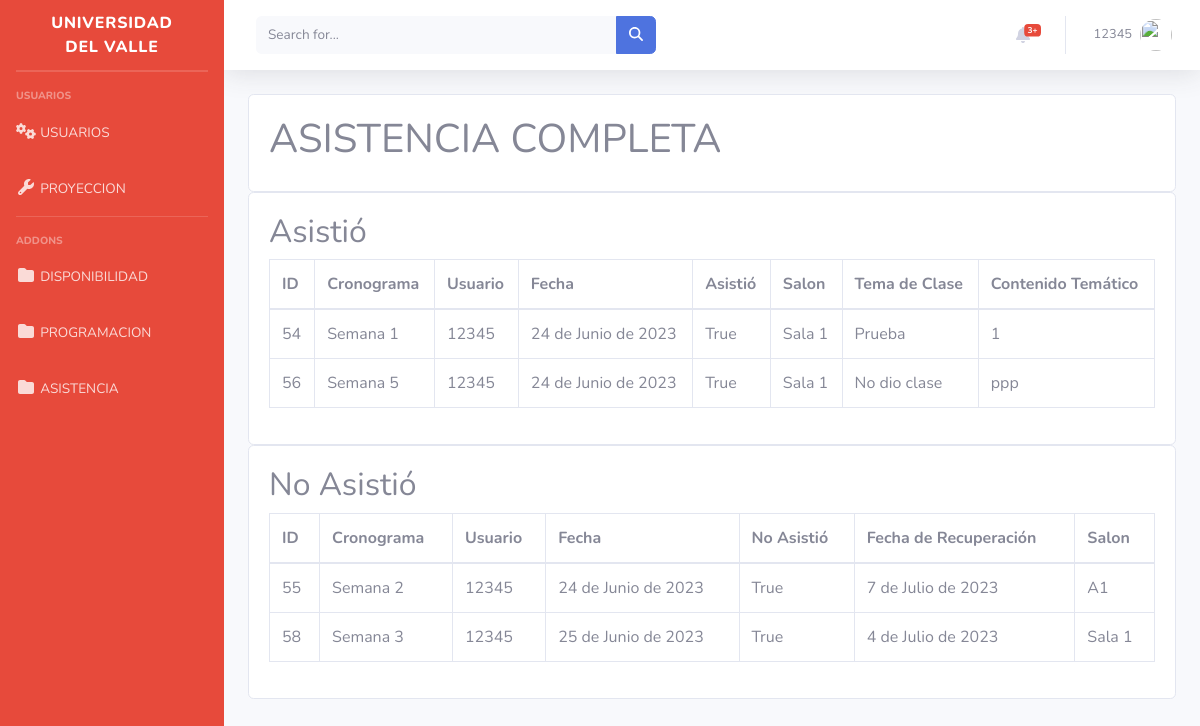
Page /inicio/tabla-asistencias-profesor (signed in) on the committed database.
### inicio/models.py (models this page shows, shortened)
class Asistencia(models.Model):
    id = models.AutoField(primary_key=True)
    cronograma = models.ForeignKey(Cronograma, on_delete=models.CASCADE)
    usuario = models.ForeignKey(User, on_delete=models.CASCADE)
    fecha = models.DateField(auto_now_add=True)
    asistio = models.BooleanField(default=False)
    noAsistio= models.BooleanField(default=False)
    fecha_recuperacion = models.DateField(blank=True, null=True)
    tema_clase = models.CharField(max_length=100, blank=True, null=True)
    salon = models.ForeignKey(Salones, on_delete=models.SET_NULL, blank=True, null=True)

class Cronograma(models.Model):
    id = models.AutoField(primary_key=True)  # Campo de ID autoincremental
    id_usuarios = models.ForeignKey(User, on_delete=models.CASCADE)
    semana = models.IntegerField()
    fecha = models.DateField()
    contenido_tematico = models.TextField()
    material_apoyo = models.TextField()
    observaciones = models.TextField()
    chequeo = models.BooleanField(default=False)
    mostrar_en_tabla = models.BooleanField(default=True)
    def __str__(self):
        return f"Semana {self.semana}"

class Salones(models.Model):
    id = models.AutoField(primary_key=True)
    nombre = models.CharField(max_length=300)
    tipo = models.CharField(max_length=300)
    capacidad = models.PositiveIntegerField(default=0)

### inicio/views.py (the view)
# urls.py: path('tabla-asistencias-profesor', views.mostrar_tabla_asistencias_profesor, name='mostrarAsistenciaProfesor'),
def mostrar_tabla_asistencias_profesor(request):
    usuario = request.user  # Obtener el usuario que inició sesión
    asistencias = Asistencia.objects.filter(usuario=usuario)
    usuario_seleccionado = request.POST.get('usuario')
    if usuario_seleccionado:
        asistencias = asistencias.filter(usuario__username=usuario_seleccionado)
    context = {'asistencias': asistencias}
    return render(request, 'mostrarAsistenciaProfesor.html', context)

### inicio/templates/mostrarAsistenciaProfesor.html
{% extends 'base.html' %}
{% block content %}
<div class="card">
  <div class="card-body">
    <h1>ASISTENCIA COMPLETA</h1>
  </div>
</div>
<div class="card">
  <div class="card-body">
    <h2>Asistió</h2>
    <div class="table-responsive">
      <table class="table table-bordered" id="dataTableAsistencias" width="100%" cellspacing="0">
        <thead>
          <tr>
            <th>ID</th>
            <th>Cronograma</th>
            <th>Usuario</th>
            <th>Fecha</th>
            <th>Asistió</th>
            <th>Salon</th>
            <th>Tema de Clase</th>
            <th>Contenido Temático</th>
          </tr>
        </thead>
        <tbody>
          {% for asistencia in asistencias %}
          {% if asistencia.asistio %}
          <tr>
            <td>{{ asistencia.id }}</td>
            <td>{{ asistencia.cronograma }}</td>
            <td>{{ asistencia.usuario }}</td>
            <td>{{ asistencia.fecha }}</td>
            <td>{{ asistencia.asistio }}</td>
            <td>{{ asistencia.salon.nombre }}</td>
            <td>{{ asistencia.tema_clase }}</td>
            <td>{{ asistencia.cronograma.contenido_tematico }}</td>
          </tr>
          {% endif %}
          {% endfor %}
        </tbody>
      </table>
    </div>
  </div>
</div>
<div class="card">
  <div class="card-body">
    <h2>No Asistió</h2>
    <div class="table-responsive">
      <table class="table table-bordered" id="dataTableNoAsistencias" width="100%" cellspacing="0">
        <thead>
          <tr>
            <th>ID</th>
            <th>Cronograma</th>
            <th>Usuario</th>
            <th>Fecha</th>
            <th>No Asistió</th>
            <th>Fecha de Recuperación</th>
            <th>Salon</th>
          </tr>
        </thead>
        <tbody>
          {% for asistencia in asistencias %}
          {% if asistencia.noAsistio %}
          <tr>
            <td>{{ asistencia.id }}</td>
            <td>{{ asistencia.cronograma }}</td>
            <td>{{ asistencia.usuario }}</td>
            <td>{{ asistencia.fecha }}</td>
            <td>{{ asistencia.noAsistio }}</td>
            <td>{{ asistencia.fecha_recuperacion }}</td>
            <td>{{ asistencia.salon.nombre }}</td>
          </tr>
          {% endif %}
          {% endfor %}
        </tbody>
      </table>
    </div>
  </div>
</div>
{% endblock %}

### inicio/templates/base.html (shortened to what this page needs)
{% load static %}
<!DOCTYPE html>
<html lang="en">
<head>
    <link rel="stylesheet" href="{% static 'css/sb-admin-2.css' %}">
    <link rel="stylesheet" href="{% static 'css/sb-admin-2.min.css' %}">
<link href="{% static 'css/all.min.css' %}" rel="stylesheet">
 <link href="{% static 'vendor/fontawesome-free/css/all.min.css' %}" rel="stylesheet" type="text/css">
 <link href="css/sb-admin-2.min.css" rel="stylesheet">
</head>
<body id="page-top">
    <div id="wrapper">
        <ul class="navbar-nav bg-danger sidebar sidebar-dark accordion" id="accordionSidebar">
            <a class="sidebar-brand d-flex align-items-center justify-content-center" href="{%url 'Inicio'%}">
                <div class="sidebar-brand-text mx-3">UNIVERSIDAD DEL VALLE</div>
            </a>
            <hr class="sidebar-divider my-0">
            <hr class="sidebar-divider">
            <div class="sidebar-heading">
             USUARIOS
            </div>
            <li class="nav-item">
                <a class="nav-link collapsed" href="#" data-toggle="collapse" data-target="#collapseTwo"
                    aria-expanded="true" aria-controls="collapseTwo">
                    <i class="fas fa-fw fa-cogs"></i>
                    <span>USUARIOS</span>
                </a>
            </li>
            <li class="nav-item">
                <a class="nav-link collapsed" href="#" data-toggle="collapse" data-target="#collapseUtilities"
                    aria-expanded="true" aria-controls="collapseUtilities">
                    <i class="fas fa-fw fa-wrench"></i>
                    <span>PROYECCION</span>
                </a>
            </li>
            <hr class="sidebar-divider">
            <div class="sidebar-heading">
                Addons
            </div>
            <li class="nav-item">
                <a class="nav-link collapsed" href="#" data-toggle="collapse" data-target="#collapsePages"
                    aria-expanded="true" aria-controls="collapsePages">
                    <i class="fas fa-fw fa-folder"></i>
                    <span>DISPONIBILIDAD</span>
                </a>
            </li>
            <li class="nav-item">
                <a class="nav-link collapsed" href="#" data-toggle="collapse" data-target="#collapsePages2"
                    aria-expanded="true" aria-controls="collapsePages2">
                    <i class="fas fa-fw fa-folder"></i>
                    <span>PROGRAMACION</span>
                </a>
            </li>
            <li class="nav-item">
                <a class="nav-link collapsed" href="#" data-toggle="collapse" data-target="#collapsePages3"
                    aria-expanded="true" aria-controls="collapsePages3">
                    <i class="fas fa-fw fa-folder"></i>
                    <span>ASISTENCIA</span>
                </a>
            </li>
        </ul>
        <div id="content-wrapper" class="d-flex flex-column">
            <div id="content">
                <nav class="navbar navbar-expand navbar-light bg-white topbar mb-4 static-top shadow">
                    <form
                        class="d-none d-sm-inline-block form-inline mr-auto ml-md-3 my-2 my-md-0 mw-100 navbar-search">
                        <div class="input-group">
                            <input type="text" class="form-control bg-light border-0 small" placeholder="Search for..."
                                aria-label="Search" aria-describedby="basic-addon2">
                            <div class="input-group-append">
                                <button class="btn btn-primary" type="button">
                                    <i class="fas fa-search fa-sm"></i>
                                </button>
                            </div>
                        </div>
                    </form>
                    <ul class="navbar-nav ml-auto">
                        <li class="nav-item dropdown no-arrow mx-1">
                            <a class="nav-link dropdown-toggle" href="#" id="alertsDropdown" role="button"
                                data-toggle="dropdown" aria-haspopup="true" aria-expanded="false">
                                <i class="fas fa-bell fa-fw"></i>
                                <span class="badge badge-danger badge-counter">3+</span>
                            </a>
                        </li>
                        <li class="nav-item dropdown no-arrow">
                            <a class="nav-link dropdown-toggle" href="#" id="userDropdown" role="button"
                                data-toggle="dropdown" aria-haspopup="true" aria-expanded="false">
                                <span class="mr-2 d-none d-lg-inline text-gray-600 small">{{ user.username }}</span>
                                <img class="img-profile rounded-circle"
                                    src="{% static 'img/undraw_profile.svg'%}">
                            </a>
                        </li>
                    </ul>
                </nav>
                <div class="content-wrapper">
                    <section class="content">
                        <div class="container-fluid">
                            {% block content %}
                            {% endblock %}
                        </div>
                    </section>
                </div>
</body>
</html>

### rows in the picture
Asistencia: id "54", cronograma "Semana 1", usuario "12345", fecha "24 de Junio de 2023", asistio "True", salon.nombre "Sala 1", tema_clase "Prueba", cronograma.contenido_tematico "1"
Asistencia: id "56", cronograma "Semana 5", usuario "12345", fecha "24 de Junio de 2023", asistio "True", salon.nombre "Sala 1", tema_clase "No dio clase", cronograma.contenido_tematico "ppp"
Asistencia: id "55", cronograma "Semana 2", usuario "12345", fecha "24 de Junio de 2023", noAsistio "True", fecha_recuperacion "7 de Julio de 2023", salon.nombre "A1"
Asistencia: id "58", cronograma "Semana 3", usuario "12345", fecha "25 de Junio de 2023", noAsistio "True", fecha_recuperacion "4 de Julio de 2023", salon.nombre "Sala 1"

### other values in the picture
{{ user.username }} "12345"
